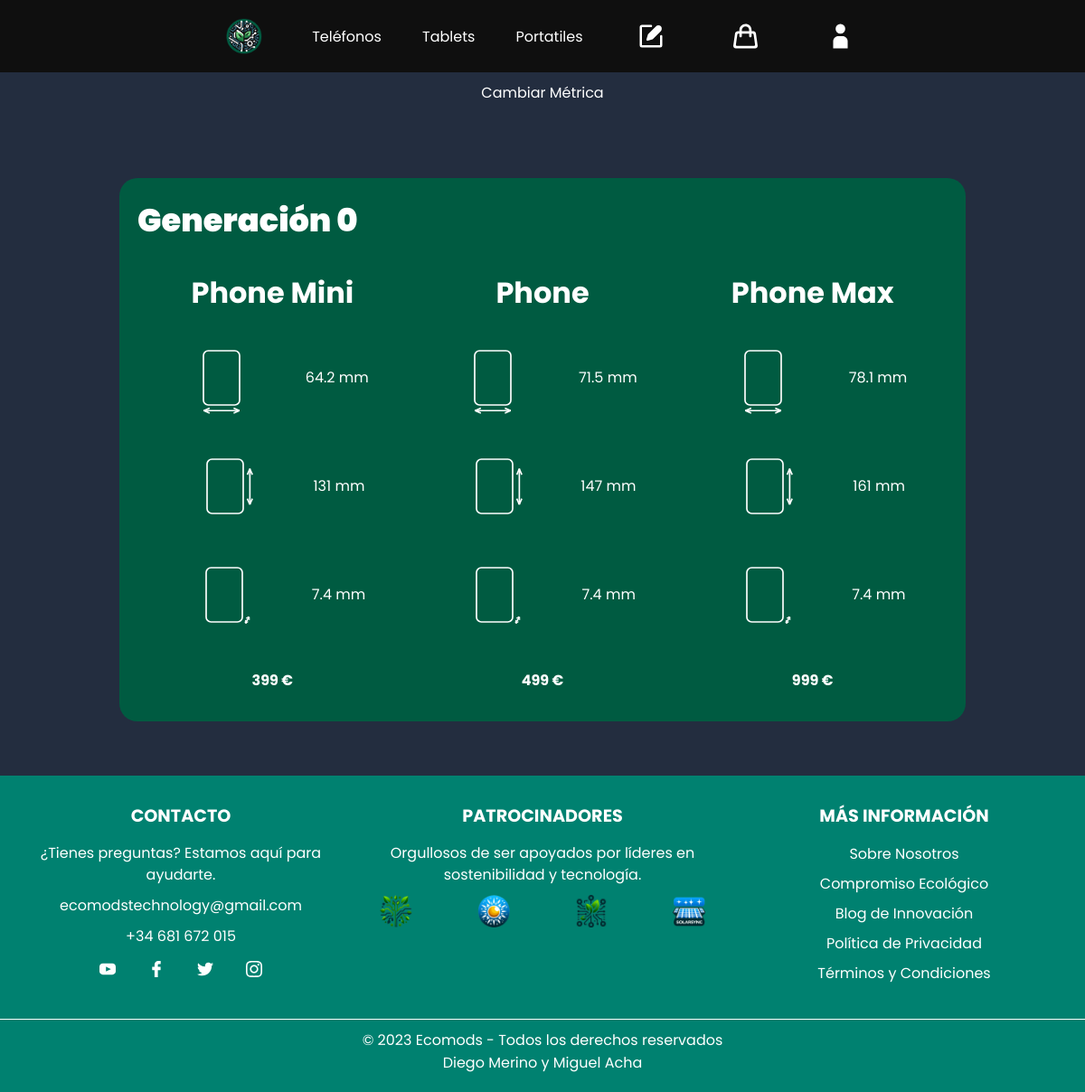
The page /products/phone (signed in) on the database its author committed.
### app/models.py (models this page shows)
class Product(models.Model):
    id = models.CharField(max_length=20, primary_key=True)
    name = models.CharField(max_length=20)
    model = models.CharField(max_length=10)
    price = models.DecimalField(decimal_places=2, max_digits=10)
    dimensionX = models.DecimalField(default=0, decimal_places=2, max_digits=10)
    dimensionY = models.DecimalField(default=0, decimal_places=2, max_digits=10)
    dimensionZ = models.DecimalField(default=0, decimal_places=2, max_digits=10)

### app/views.py (the view)
# urls.py: path('products/<str:product>', products, name="products"),
@user_passes_test(isUserAuthenticated, login_url="logIn")
def products(request, product):
    products = ["phone", "tablet", "laptop"]
    print(products)
    generations = get_generations(Product.objects.all())
    product_generations = get_prodGenerations(product, generations)
    if product in products:
        return render(request, "products/products.html", {"product": product, 'product_generations': product_generations})

### app/templatetags/custom_tags.py (called while the page is built)
@register.filter(name="get_generations")
def get_generations(products):
    generations = {}
    for product in products:
        parts = product.model.split("-")
        prod = parts[0]
        if (prod not in generations):
            generations[prod] = {}
        prod_gen = parts[2]
        if (prod_gen not in generations[prod]):
            generations[prod][prod_gen] = []
        prod_type = parts[1]
        if (prod_type not in generations[prod][prod_gen]):
            generations[prod][prod_gen].append(product)
    return generations

@register.filter(name="get_prodGenerations")
def get_prodGenerations(product, generations):
    prodToGen = {"phone" : "PN", "tablet" : "TB", "laptop" : "LP"}
    return generations[prodToGen[product]]

@register.filter(name="get_genToProds")
def get_genToProds(gens, gen):
    return gens[gen]

@register.filter(name="formatDec")
def formatDec(dec):
    parts = str(dec).split(".")
    decimalPart = parts[len(parts)-1]
    if (decimalPart == "00"):
        return parts[0]
    elif (decimalPart[1] == "0"):
        return str(dec)[:len(str(dec))-1]
    else:
        return str(dec)

@register.filter(name="get_productType")
def get_productType(product):
    return product.model.split("-")[0]

### app/views.py (called while the page is built)
def isUserAuthenticated(user):
    return user.is_authenticated

### app/templates/products/products.html (shortened to what this page needs)
{% extends 'base.html' %}
{% load static %}
{% load custom_tags %}
{% block additionalLinks %}
  <link rel="stylesheet" href="{% static 'css/products/products.css' %}" />
{% endblock %}
{% block content %}
<div class="select-custom">
  <div class="select-custom-trigger">Cambiar Métrica</div>
</div>
  <div id="all">
    {% for generation in product_generations %}
      <h1 id="generation">Generación {{ generation }}</h1>
      <div class="wrapper">
        {% for product in product_generations|get_genToProds:generation %}
          <div class="product">
            <p class="prod-name">{{ product.name }}</p>
            {% if product|get_productType == 'LP' %}
              <div class="intern-wrapper info">
                <img class="dimension" alt="productYDimension" src="{% static 'images/y.svg' %}" /><p class="distance">{{ product.dimensionX|formatDec }} mm</p>
              </div>
              <div class="intern-wrapper info">
                <img class="dimension" alt="productXDimension" src="{% static 'images/x.svg' %}" /><p class="distance">{{ product.dimensionY|formatDec }} mm</p>
              </div>
            {% else %}
              <div class="intern-wrapper info">
                <img class="dimension" alt="productXDimension" src="{% static 'images/x.svg' %}" /><p class="distance">{{ product.dimensionX|formatDec }} mm</p>
              </div>
              <div class="intern-wrapper info">
                <img class="dimension" alt="productYDimension" src="{% static 'images/y.svg' %}" /><p class="distance">{{ product.dimensionY|formatDec }} mm</p>
              </div>
            {% endif %}
            <div class="intern-wrapper info">
              <img class="dimension" alt="productZDimension" src="{% static 'images/z.svg' %}" /><p class="distance">{{ product.dimensionZ|formatDec }} mm</p>
            </div>
            <div class="intern-wrapper">
              <a href="#" class="currency">{{ product.price|formatDec }} €</a>
            </div>
          </div>
        {% endfor %}
      </div>
    {% endfor %}
  </div>
{% endblock %}

### app/static/css/general.css (style rules this page uses)
:root { --color01: #0F0F0F; --color02: #232D3F; --color03: #005B41; --color04: #008170; --ease-time: 0.5s; --navHeight: 60px; }
* { margin: 0; padding: 0; }
html, body { min-height: 100vh; display: flex; flex-direction: column; font-family: 'Poppins', sans-serif; background-color: var(--color02); }
.slideInLeft { animation-name: slideInLeft; }
.animated { animation-duration: 1s; }

### app/static/css/products/products.css (style rules this page uses)
.wrapper { display: flex; justify-content: space-between; margin: 10px 20px 0 20px; }
#all { background-color: var(--color03); margin: 6vw 11vw 5vw 11vw; border-radius: 20px; }
.prod-name { text-align: center; font-size: 2em; font-weight: 700; }
#generation { padding-top: 20px; margin-top: 30px; margin-bottom: 30px; margin-left: 20px; font-family: "Poppins"; font-weight: 900; font-size: 2.2em; }
.intern-wrapper { display: flex; line-height: 100px; justify-content: center; margin-top: 20px; }
.intern-wrapper img { max-width: 100px; }
.product { width: 400px; margin-bottom: 20px; }
.currency { text-align: center; line-height: 50px; width: 150px; max-width: 150px; height: 50px; border-radius: 5px; background-color: var(--color05); text-decoration: none; font-weight: 700; color: white; transition: background-color var(--ease-time) ease; }
.info { justify-content: space-evenly; }
.select-custom { display: block; margin: 0 auto; position: relative; width: fit-content; }
.select-custom-trigger { padding: 10px; border-radius: 4px; cursor: pointer; text-align: center; transition: transform var(--ease-time) ease, color var(--ease-time) ease; }

### rows shown on the page
Product: name "Phone Mini", dimensionX "64.2", dimensionY "131", dimensionZ "7.4", price "399"
Product: name "Phone", dimensionX "71.5", dimensionY "147", dimensionZ "7.4", price "499"
Product: name "Phone Max", dimensionX "78.1", dimensionY "161", dimensionZ "7.4", price "999"

### other values the page prints
{{ generation }} "0"
